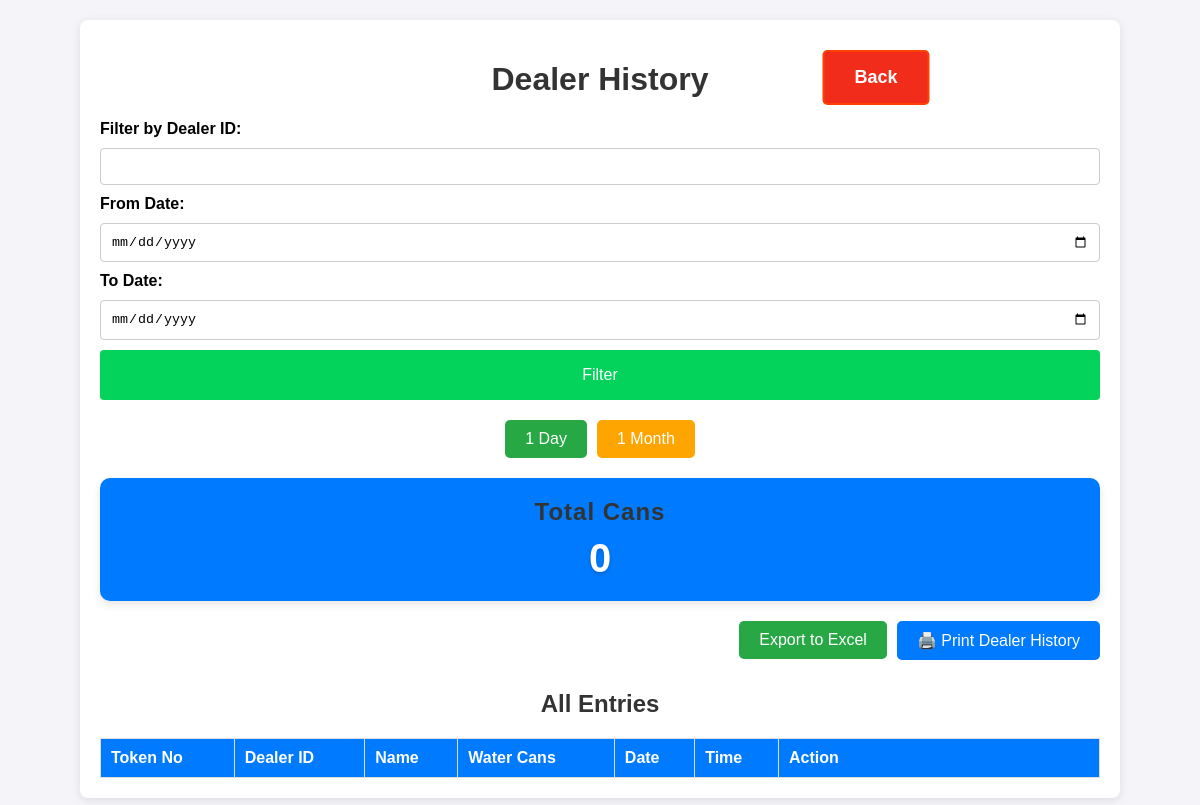
Before: /history with the older database file.
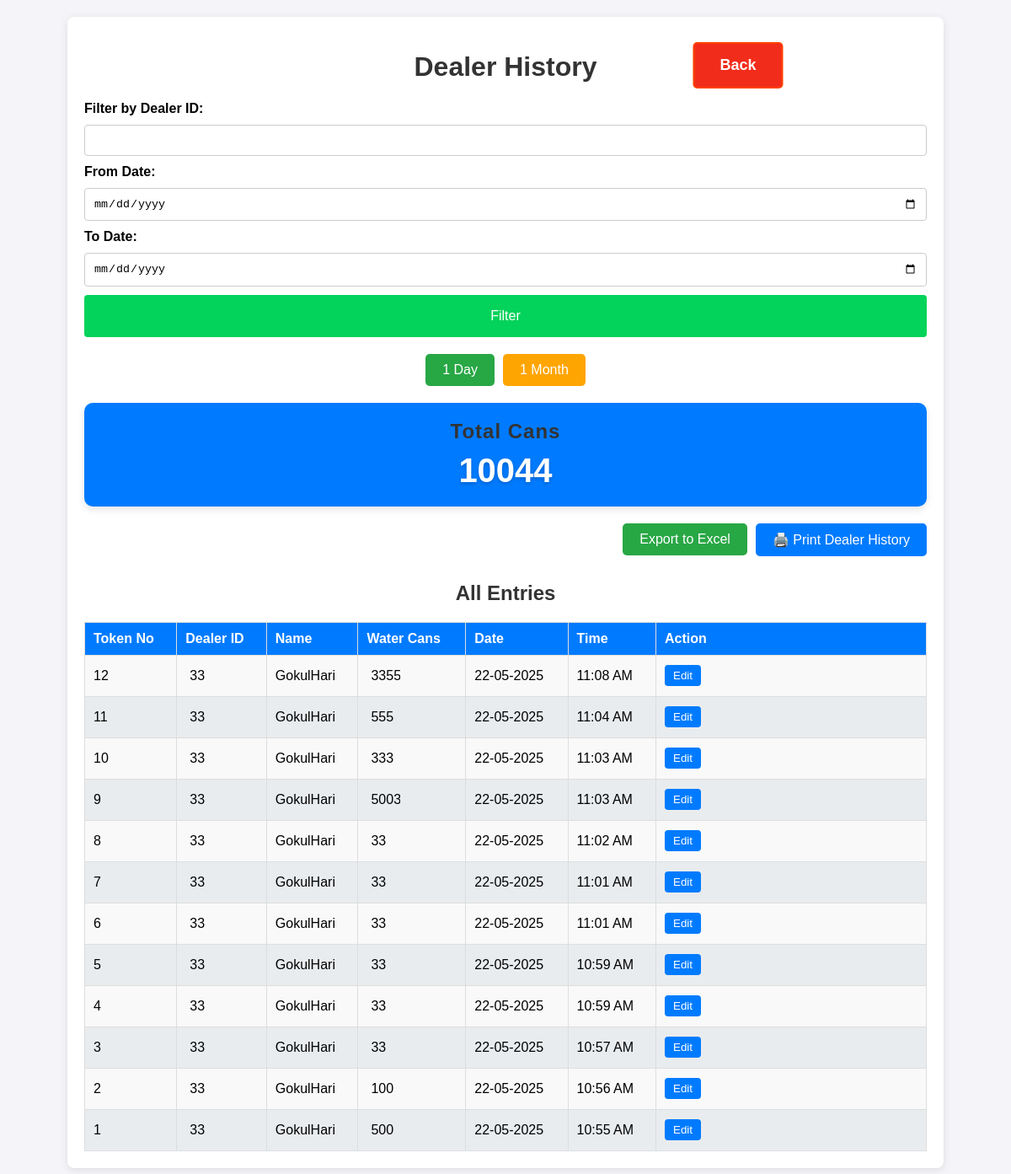
After: the same page with the newer database file.
### app.py (models this page shows, shortened)
class Dealer_details(db.Model):
    id = db.Column(db.Integer, primary_key=True)
    dealer_id = db.Column(db.String(100), nullable=False, unique=True)
    name = db.Column(db.String(100), nullable=False)
    mobile = db.Column(db.String(15), nullable=False)
    address = db.Column(db.String(400), nullable=True)
    aadhaar_file = db.Column(db.String(400))  # Path to Aadhaar copy
    photo_file = db.Column(db.String(400))

class Dealer(db.Model):
    id = db.Column(db.Integer, primary_key=True)
    dealer_id = db.Column(db.String(100), nullable=False)
    water_can_count = db.Column(db.Integer, nullable=False)
    timestamp = db.Column(db.DateTime, default=datetime.now)
    token_id = db.Column(db.Integer, nullable=False)  # Daily resetting token ID
    @property
    def formatted_date(self):
        return self.timestamp.strftime("%d-%m-%Y")  # Format the date
    @property
    def formatted_time(self):
        return self.timestamp.strftime("%I:%M %p")  # Format the time in 12-hour format

### app.py (the view)
@app.route('/history', methods=['GET'])
def history(msg=None):
    filtered_data, filter_type = get_filtered_data(request)
    dealer_id_filter = request.args.get('dealer_id', '')  # Default is an empty string
    date_from = request.args.get('date_from', '')
    date_to = request.args.get('date_to', '')
    total_cans = sum(dealer.water_can_count for dealer, dealer_name in filtered_data)
    return render_template('history.html', data=filtered_data,
                            dealer_id=dealer_id_filter,
                            date_from=date_from,
                            date_to=date_to,
                            total_cans=total_cans,
                            filter_type=filter_type,
                            msg=msg)

### templates/history.html (shortened to what this page needs)
<!DOCTYPE html>
<html lang="en">
<head>
    <link rel="stylesheet" href="/static/styles.css">
</head>
<body>
    <div class="container history_container">
        <h1>Dealer History</h1>
        <form method="GET" class="form">
            <label for="dealer_id">Filter by Dealer ID:</label>
            <input type="text" id="dealer_id" name="dealer_id" value="{{ dealer_id }}">
            <label for="date_from">From Date:</label>
            <input type="date" id="date_from" name="date_from" value="{{ date_from }}">
            <label for="date_to">To Date:</label>
            <input type="date" id="date_to" name="date_to" value="{{ date_to }}">
            <button type="submit" name="filter_button" value="submit" class="btn">Filter</button>
        </form>
        <div class="filter-buttons hide-on-print">
            <a href="/history?filter_type=1-day" class="filter-button {{ 'active' if filter_type == '1-day' else '' }}">1 Day</a>
            <a href="/history?filter_type=1-month" class="filter-button {{ 'active' if filter_type == '1-month' else '' }}">1 Month</a>
        </div>
         <div class="total-cans-card">
            <h2>Total Cans</h2>
            <div class="total-cans-number">{{ total_cans }}</div>
        </div>
        <div class="export-options hide-on-print">
            <form action="/export" method="get">
                <button type="submit" class="export-button">Export to Excel</button>
            </form>
            <div style="text-align: right; margin-bottom: 10px;">
                <button class="print_btn" onclick="window.print()">
                    🖨️ Print Dealer History
                </button>
            </div>
        </div>
        <a href="/" class="back">Back</a>
        <h2>All Entries</h2>
        <table class="history_data">
            <thead>
                <tr>
                    <th>Token No</th>
                    <th>Dealer ID</th>
                    <th>Name</th>
                    <th>Water Cans</th>
                    <th>Date</th>
                    <th>Time</th>
                    <th class="history_action">Action</th>
                </tr>
            </thead>
            <tbody>
                {% for dealer, dealer_name in data %}
                <tr>
                    <td>{{ dealer.token_id }}</td>
                    <td><input type="text" id="dealer_id_{{ dealer.id }}" value="{{ dealer.dealer_id }}" readonly></td>
                    <td>{{ dealer_name }}</td>
                    <td><input type="number" id="water_can_{{ dealer.id }}" value="{{ dealer.water_can_count }}" readonly></td>
                    <td>{{ dealer.formatted_date }}</td>
                    <td>{{ dealer.formatted_time }}</td>
                    <td>
                        <button class="edit" onclick="enableEdit({{ dealer.id }})">Edit</button>
                    </td>
                </tr>
                {% endfor %}
            </tbody>
        </table>
    </div>
</body>
</html>

Changed rows visible on the page:
added Dealer_details: token_id "12", dealer_id "33", name "GokulHari", water_can_count "3355", formatted_date "22-05-2025", formatted_time "11:08 AM", token_id "11", water_can_count "555", formatted_time "11:04 AM", token_id "10", water_can_count "333", formatted_time "11:03 AM", token_id "9", water_can_count "5003", token_id "8", water_can_count "33", formatted_time "11:02 AM", token_id "7", formatted_time "11:01 AM", token_id "6", token_id "5", formatted_time "10:59 AM", token_id "4", token_id "3", formatted_time "10:57 AM", token_id "2", water_can_count "100", formatted_time "10:56 AM", token_id "1", water_can_count "500", formatted_time "10:55 AM"
Other visible differences:
{{ total_cans }}: "0" → "10044"
